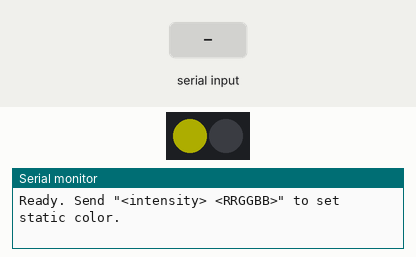
Bench run of a sketch on a simulated ESP32. Parts: 2 RGB LEDs in strip order, left to right, the last lines printed to the serial monitor. Inputs (shaded band) come from the test bench. Dim RGB values are drawn brighter than linear.

Above: at 1.2 s.
1.3 s: "90 45\n" received over Serial
At 2.4 s:
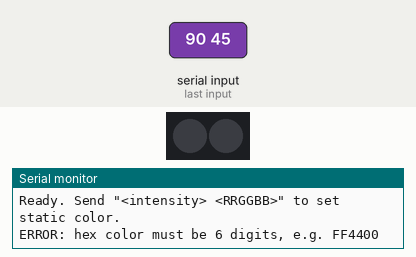
4.0 s: "5\n" received over Serial
At 7.9 s:
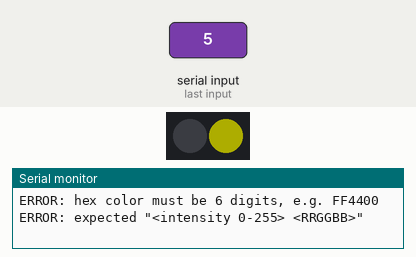
Timing chart, 0 to 11.6 s (numbered marks = the images above; inputs shaded):
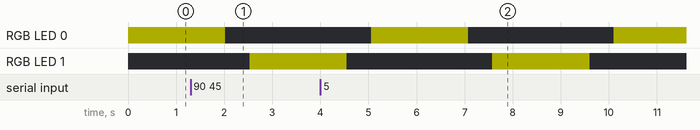

The sketch:

esp32_ws2812_tester.ino
```cpp
#include <FastLED.h>

#define DATA_PIN    4
#define NUM_LEDS    2
#define BRIGHTNESS  50
#define BLINK_MS    2000
#define BLINK_MS_SHORT    500


CRGB leds[NUM_LEDS];

bool staticMode = false;
CRGB staticColor = CRGB::Black;

void setAll(CRGB color) {
  for (int i = 0; i < NUM_LEDS; i++) leds[i] = color;
  FastLED.show();
}

void checkSerial() {
  if (!Serial.available()) return;
  String line = Serial.readStringUntil('\n');
  line.trim();

  // Expected format: "<intensity> <RRGGBB>"  e.g. "80 FF4400"
  int spaceIdx = line.indexOf(' ');
  if (spaceIdx < 1) {
    Serial.println("ERROR: expected \"<intensity 0-255> <RRGGBB>\"");
    return;
  }

  int intensity = line.substring(0, spaceIdx).toInt();
  String hexStr = line.substring(spaceIdx + 1);
  hexStr.trim();

  if (hexStr.length() != 6) {
    Serial.println("ERROR: hex color must be 6 digits, e.g. FF4400");
    return;
  }

  uint32_t rgb = strtoul(hexStr.c_str(), nullptr, 16);
  uint8_t r = (rgb >> 16) & 0xFF;
  uint8_t g = (rgb >> 8)  & 0xFF;
  uint8_t b =  rgb        & 0xFF;

  intensity = constrain(intensity, 0, 255);
  FastLED.setBrightness(intensity);
  staticColor = CRGB(r, g, b);
  staticMode = true;

  Serial.print("OK: intensity=");
  Serial.print(intensity);
  Serial.print(" color=#");
  Serial.println(hexStr);
}

void setup() {
  Serial.begin(115200);
  FastLED.addLeds<WS2812, DATA_PIN, GRB>(leds, NUM_LEDS);
  FastLED.setBrightness(BRIGHTNESS);
  Serial.println("Ready. Send \"<intensity> <RRGGBB>\" to set static color.");
}

void loop() {
  checkSerial();

  if (staticMode) {
    setAll(staticColor);
    delay(50); // just keep checking serial
    return;
  }

  // Blink LED 1
  leds[0] = CRGB::Yellow;
  leds[1] = CRGB::Black;
  FastLED.show();
  for (int i = 0; i < BLINK_MS / 10; i++) { checkSerial(); if (staticMode) return; delay(10); }

  leds[0] = CRGB::Black;
  FastLED.show();
  for (int i = 0; i < BLINK_MS_SHORT / 10; i++) { checkSerial(); if (staticMode) return; delay(10); }

  // Blink LED 2
  leds[1] = CRGB::Yellow;
  FastLED.show();
  for (int i = 0; i < BLINK_MS / 10; i++) { checkSerial(); if (staticMode) return; delay(10); }

  leds[1] = CRGB::Black;
  FastLED.show();
  for (int i = 0; i < BLINK_MS_SHORT / 10; i++) { checkSerial(); if (staticMode) return; delay(10); }
}
```
